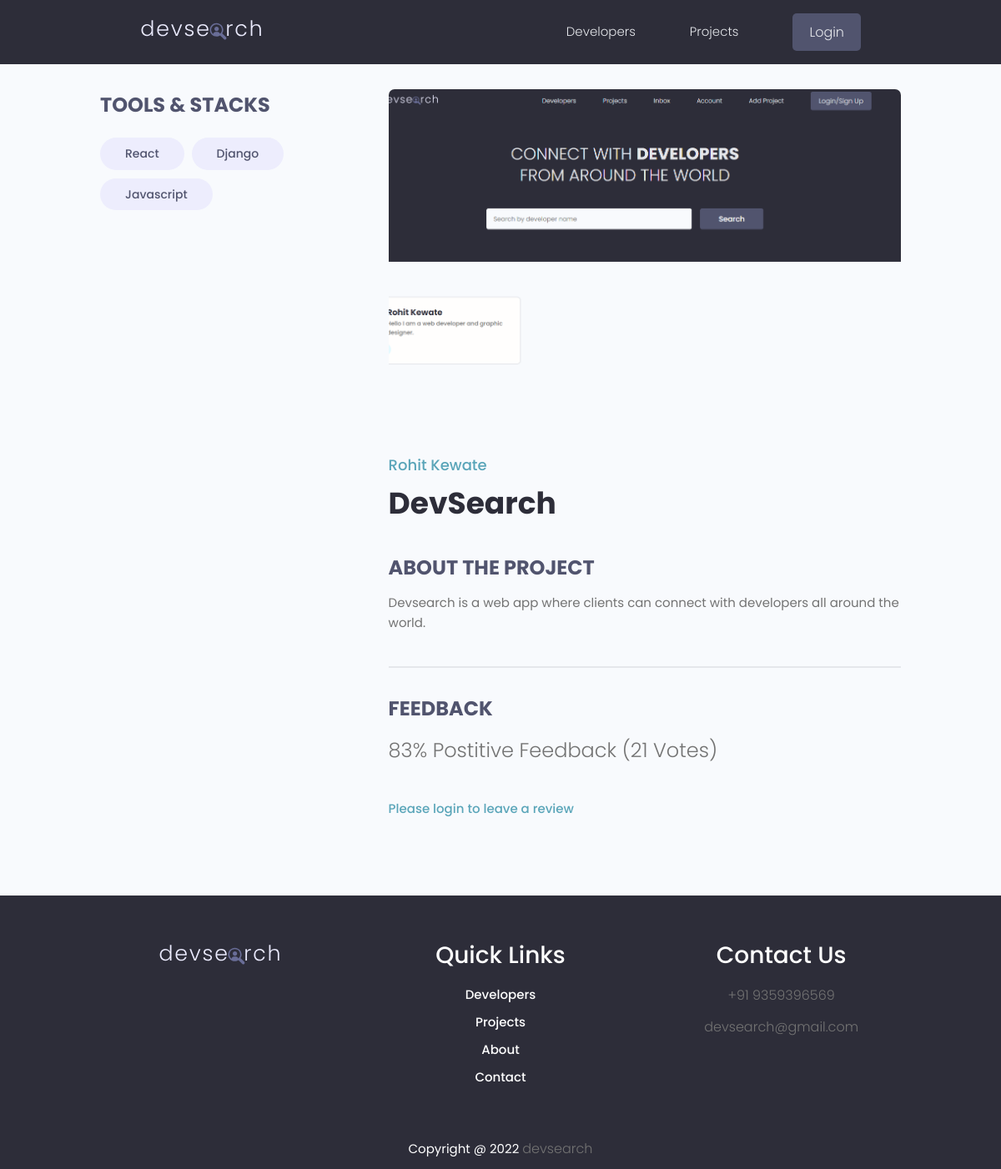
Page /projects/bf62d529-7284-4320-8d23-6407457970bb/ on the committed database.
### projects/models.py (models this page shows, shortened)
class Tag(models.Model):
    name = models.CharField(max_length=200)
    created = models.DateTimeField(auto_now_add=True)
    id = models.UUIDField(default=uuid.uuid4, unique=True,
                          primary_key=True, editable=False)
    def __str__(self):
        return self.name

class Project(models.Model):
    owner = models.ForeignKey(
        profile, null=True, blank=True, on_delete=models.CASCADE)
    title = models.CharField(max_length=200)
    description = models.TextField(null=True, blank=True)
    featured_image = models.ImageField(
        null=True, blank=True, default='default.jpg')
    demo_link = models.CharField(max_length=2000, null=True, blank=True)
    source_link = models.CharField(max_length=2000, null=True, blank=True)
    tags = models.ManyToManyField('Tag', blank=True)
    vote_total = models.IntegerField(default=0, null=True, blank=True)
    vote_ratio = models.IntegerField(default=0, null=True, blank=True)
    created = models.DateTimeField(auto_now_add=True)
    id = models.UUIDField(default=uuid.uuid4, unique=True,
                          primary_key=True, editable=False)
    class Meta:
        ordering = ['-vote_ratio', '-vote_total', 'title']
    @property
    def imageURL(self):
        try:
            url = self.featured_image.url
        except:
            url = ''
        return url
    @property
    def reviewers(self):
        queryset = self.review_set.all().values_list('owner__id',flat=True)
        return queryset

### users/models.py (models this page shows, shortened)
class profile(models.Model):
    user = models.OneToOneField(
        User,  on_delete=models.CASCADE, null=True, blank=True)
    name = models.CharField(max_length=200, null=True, blank=True)
    email = models.EmailField(max_length=500, null=True, blank=True)
    username = models.CharField(max_length=200, null=True, blank=True)
    location = models.CharField(max_length=200, null=True, blank=True)
    short_intro = models.CharField(max_length=200, null=True, blank=True)
    bio = models.TextField(null=True, blank=True)
    profile_image = models.ImageField(
        null=True, blank=True, upload_to='profiles/', default="profiles/avatar.svg")
    social_github = models.CharField(max_length=200, null=True, blank=True)
    social_twitter = models.CharField(max_length=200, null=True, blank=True)
    social_linkedin = models.CharField(max_length=200, null=True, blank=True)
    social_stackoverflow = models.CharField(
        max_length=200, null=True, blank=True)
    social_website = models.CharField(max_length=200, null=True, blank=True)
    created = models.DateTimeField(auto_now_add=True)
    id = models.UUIDField(default=uuid.uuid4, unique=True,
                          primary_key=True, editable=False)
    class Meta:
        ordering = ['created']

### projects/views.py (the view, shortened to what this page needs)
# urls.py: path("projects/<str:pk>/", views.project, name="single-project-page"),
def project(request, pk):
    projectObj = Project.objects.get(id=pk)
    form =ReviewForm()
    context = {'project': projectObj, 'form': form}
    return render(request, 'projects/single-project.html', context)

### projects/templates/projects/single-project.html (shortened to what this page needs)
{% extends 'base.html' %}
{% load static %}
{% block content %}
<main class="singleProject my-md">
  <div class="container">
    <div class="layout">
      <div class="column column--1of3">
        <h3 class="singleProject__subtitle">Tools & Stacks</h3>
        <div class="singleProject__toolStack">
          {% for tag in project.tags.all %}
          <span class="tag tag--pill tag--sub tag--lg">
            <small>{{ tag }}</small>
          </span>
          {% endfor %}
        </div>
      </div>
      <div class="column column--2of3">
        <img
          class="singleProject__preview"
          src="{{ project.imageURL }}"
          alt="portfolio thumbnail"
        />
        <a href="{% url 'user-profile-page' project.owner.id %}" class="singleProject__developer"
          >{{ project.owner.name }}</a
        >
        <h2 class="singleProject__title">{{ project.title }}</h2>
        <h3 class="singleProject__subtitle">About the Project</h3>
        <div class="singleProject__info">{{ project.description }}</div>
        <div class="comments">
          <h3 class="singleProject__subtitle">Feedback</h3>
          <h5 class="project--rating">
            {{ project.vote_ratio }}% Postitive Feedback ({{ project.vote_total }} Vote{{ project.vote_total|pluralize:"s" }})
          </h5>
          {% if request.user.profile.id in project.reviewers %}
          <p>You have already submitted your review for this project.</p>
          {% elif request.user.profile == project.owner  %}
          <p>You can't review your own work.</p>
          {% else %}
          <a href="{% url 'login-page' %}?next={{request.path}}">Please login to leave a review</a>
          {% endif %}
        </div>
      </div>
    </div>
  </div>
</main>
{% endblock content %}

### static/styles/app.css (style rules this page uses)
:root { --color-sub: #2d2d39; }
img { width: 100%; }
.singleProject .column--1of3 { order: 2; }
@media screen and (min-width: 1081px) { .singleProject .column--1of3 { order: 1; } }
@media screen and (min-width: 1081px) { .singleProject .column--2of3 { order: 2; } }
.singleProject__toolStack { margin-top: 2rem; margin-bottom: 4rem; }
.singleProject__preview { height: 50vh; object-fit: cover; object-position: top center; margin-bottom: 3rem; border-radius: 0.7rem; }
.singleProject__developer { font-size: 1.8rem; font-weight: 500; }
.singleProject__title { font-size: 3.6rem; font-weight: 700; color: var(--color-sub); margin-bottom: 3rem; }
.project--rating { margin-bottom: 1.6em; margin-top: .5em; }
.singleProject__subtitle { text-transform: uppercase; font-size: 2.4rem; font-weight: 700; color: var(--color-sub-light); margin-bottom: 1rem; }
.comments { margin-top: 4rem; padding-top: 3rem; border-top: 2px solid var(--color-light); }

### static/uikit/styles/modules/_variables.css (style rules this page uses)
:root { --color-main: #5aa5b9; --color-main-light: #e6faff; --color-sub: #3f4156; --color-sub-light: #51546e; --color-sub-lighter: #ededfd; --color-text: #737373; --color-gray: #8b8b8b; --color-light: #e5e7eb; --color-light-gray: #767676; --color-bg: #f8fafd; --color-white: #fffefd; --color-white-light: #f3f3f3; --color-success: #359e64; --color-success-bg: #def8e8; --color-error: #fc4b0b; --color-error-bg: #fff2ee; --font-base: 'Poppins', arial, helvetica, 'Segoe UI', roboto, ubuntu, sans-serif; --font-monospace: 'Fira Code', 'Courier New', courier, monospace; --font-regular: 300; --font-medium: 500; --font-bold: 700; --generic-shadow: 1px 1px 5px #00000010; --generic-transition: all 0.3s ease-in-out; }

### static/uikit/styles/modules/_base.css (style rules this page uses)
* { margin: 0; padding: 0; box-sizing: border-box; text-rendering: optimizeLegibility; color: inherit; font-size: inherit; }
html { font-size: 50%; }
@media only screen and (min-width: 480px) { html { font-size: 56.25%; } }
@media only screen and (min-width: 1200px) { html { font-size: 62.5%; } }
body { line-height: 1.6; font-weight: 400; font-size: 1.5rem; color: var(--color-text); background-color: var(--color-bg); min-height: 100vh; }

### static/uikit/styles/modules/_typography.css (style rules this page uses)
* { font-family: var(--font-base); }
h2 { font-size: 3.6rem; font-weight: var(--font-bold); }
h3 { font-size: 3.2rem; font-weight: var(--font-medium); }
h5 { font-size: 2.4rem; font-weight: var(--font-medium); }
h5, h6 { font-weight: var(--font-regular); }
p, span, strong { font-size: 1.6rem; color: var(--color-text); font-weight: var(--font-regular); }
a { padding-bottom: 2px; text-decoration: none; display: inline-block; color: var(--color-main); font-weight: var(--font-medium); }

### static/uikit/styles/modules/_utilities.css (style rules this page uses)
.container { width: 92%; max-width: 165rem; margin: 0 auto; box-sizing: border-box; }
@media screen and (min-width: 1000px) { .container { width: 90%; } }
@media screen and (min-width: 1200px) { .container { width: 80%; } }
.my-md { margin: 3rem auto; }

### static/uikit/styles/modules/_tag.css (style rules this page uses)
.tag { display: inline-flex; align-items: center; background-color: var(--color-sub); height: -webkit-fit-content; height: -moz-fit-content; height: fit-content; width: -webkit-fit-content; width: -moz-fit-content; width: fit-content; border-radius: 0.5rem; padding: 0.5rem 1.5rem; font-size: 1.2rem; cursor: pointer; }
.tag:not(:last-child) { margin-right: 0.25rem; margin-bottom: 0.75rem; }
.tag > small { color: var(--color-white); }
.tag--pill { border-radius: 5rem; }
.tag--sub, .tag--sub > small { background: var(--color-sub-lighter); color: var(--color-sub-light); font-weight: 500; }
.tag--lg { padding: 0.8rem 3rem; font-size: 1.4rem; }
.tag--lg:not(:last-child) { margin-right: 0.5rem; margin-bottom: 1rem; }

### static/uikit/styles/modules/_layout.css (style rules this page uses)
.layout { display: flex; flex-flow: row wrap; justify-content: space-between; }
.layout > .column { margin-bottom: 3rem; }
.layout > .column.column--1of3 { flex-basis: 30%; }
.layout > .column.column--2of3 { flex-basis: 64%; }

### rows in the picture
Tag: name "React"
Tag: name "Django"
Tag: name "Javascript"
Project: imageURL (picture), owner.name "Rohit Kewate", title "DevSearch", description "Devsearch is a web app where clients can connect with developers all around the world.", vote_ratio "83", vote_total "21"
